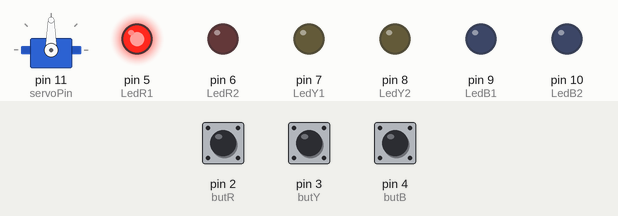
Recording of a sketch running on a simulated Arduino Uno, built with avr-gcc and run on an emulated ATmega328P. Shown: servo, output pins drawn as LEDs (lit = HIGH). The inputs (shaded band) are chosen by the test bench; at power-on: pin 2 (butR) LOW, pin 3 (butY) LOW, pin 4 (butB) LOW.

Above: at 1.8 s.
1.9 s: pin 2 (butR) pulled HIGH for 0.15 s
At 2.2 s:
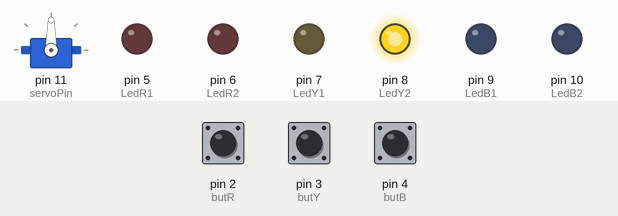
3.5 s: pin 3 (butY) pulled HIGH for 0.15 s
At 4.6 s:
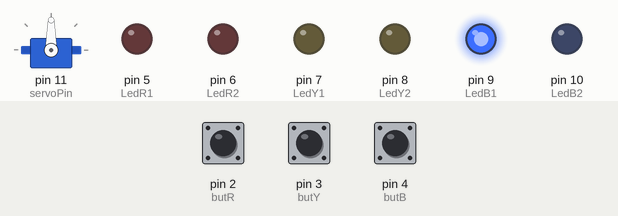
5.1 s: pin 4 (butB) pulled HIGH for 0.15 s
At 5.8 s:
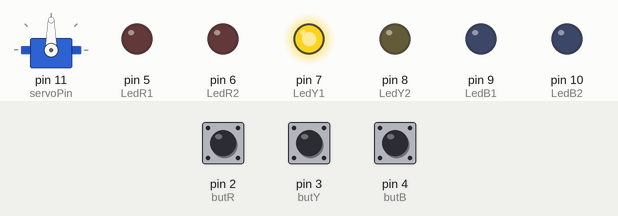
6.7 s: pin 3 (butY) pulled HIGH for 1 s
At 7.0 s:
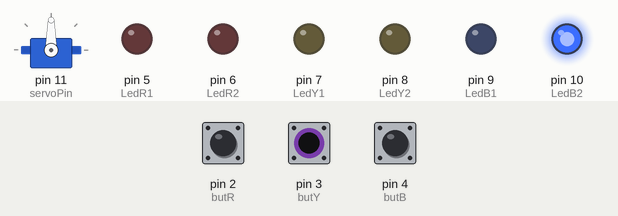
9.2 s: pin 4 (butB) pulled HIGH for 1 s
At 10.1 s:
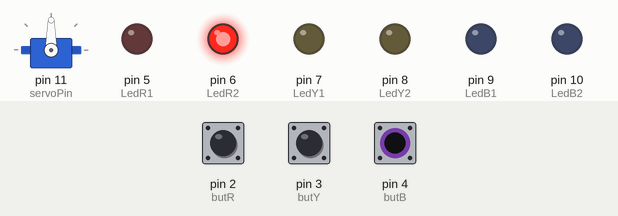
11.7 s: pin 2 (butR) pulled HIGH for 1 s
At 12.0 s:
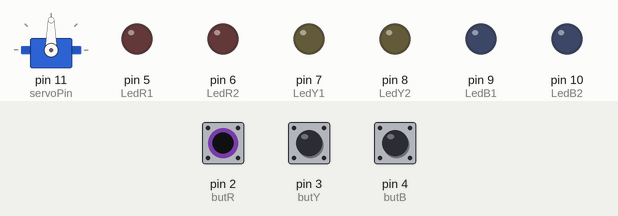
Timing chart, 0 to 18.2 s (numbered marks = the images above; inputs shaded):
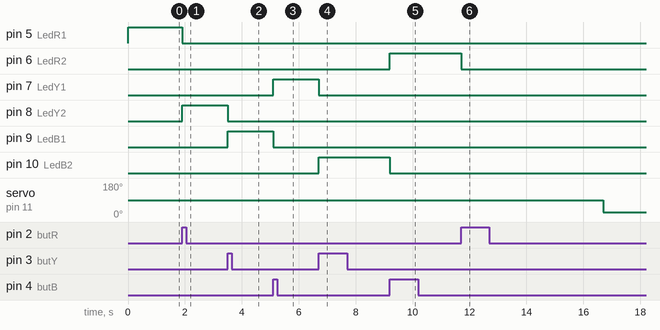

The sketch:

child_main.ino
```cpp
#include <Servo.h>
int butR     = 2;
int butY     = 3;
int butB     = 4;
int LedR1    = 5;
int LedR2    = 6;
int LedY1    = 7;
int LedY2    = 8;
int LedB1    = 9;
int LedB2    = 10;
int servoPin = 11;
int mark     = 0;
int condR       =0;
int condY       =0;
int condB       =0;
Servo servo;
int servoAngle  =0;

void setup() {
  // put your setup code here, to run once:
  servo.attach(servoPin);
  pinMode(LedR1, OUTPUT);
  pinMode(LedR2, OUTPUT);
  pinMode(LedY1, OUTPUT);
  pinMode(LedY2, OUTPUT);
  pinMode(LedB1, OUTPUT);
  pinMode(LedB2, OUTPUT);
  pinMode(butR,  INPUT);
  pinMode(butY,  INPUT);
  pinMode(butB,  INPUT);
Serial.begin(9600);
}

void Reward()
{
    servo.write(25);
    delay(3000);
    servo.write(90);


}

void Answer()
{
  delay(1000);
  condR = (digitalRead(LedR1) == 1) || (digitalRead(LedR2) == 1) ;
  condY = (digitalRead(LedY1) == 1) || (digitalRead(LedY2) == 1) ;
  condB = (digitalRead(LedB1) == 1) || (digitalRead(LedB2) == 1) ;

  while ( condR == 1 )
    {
    if ( digitalRead(butR) )
    {
      mark = mark +1;
      condR = 0;
    }

    else if ( digitalRead(butY) )
    {
      mark = mark -1;
      //condR = 0;
    }

    else if ( digitalRead(butB) )
    {
      mark = mark -1;
      //condR = 0;
    }
  }

   while ( condY == 1 )
  {
    if ( digitalRead(butR) )
    {
      mark = mark -1;
      //condY = 0;
    }

    else if ( digitalRead(butY) )
    {
      mark = mark +1;
      condY = 0;
    }

    else if ( digitalRead(butB) )
    {
      mark = mark -1;
      //condY = 0;
    }
  }

   while ( condB == 1 )
  {
    if ( digitalRead(butR) )
    {
      mark = mark -1;
      //condB = 0;
    }

    else if ( digitalRead(butY) )
    {
      mark = mark -1;
      //condB = 0;
    }

    else if ( digitalRead(butB) )
    {
      mark = mark +1;
      condB = 0;
    }
  }

}

void loop() {

  servo.write(90);
  digitalWrite(LedR1, HIGH);
  Answer();
  digitalWrite(LedR1, LOW);

  digitalWrite(LedY2, HIGH);
  Answer();
  digitalWrite(LedY2, LOW);

  digitalWrite(LedB1, HIGH);
  Answer();
  digitalWrite(LedB1, LOW);

  digitalWrite(LedY1, HIGH);
  Answer();
  digitalWrite(LedY1, LOW);

  digitalWrite(LedB2, HIGH);
  Answer();
  digitalWrite(LedB2, LOW);

  digitalWrite(LedR2, HIGH);
  Answer();
  digitalWrite(LedR2, LOW);

  delay (5000);

  Reward();


}
```

Measured:
- after the input at 1.9 s, pin 5 (LedR1): HIGH → LOW at once; pin 8 (LedY2): LOW → HIGH at once
- after the input at 3.5 s, pin 8 (LedY2): HIGH → LOW at once; pin 9 (LedB1): LOW → HIGH at once
- after the input at 5.1 s, pin 7 (LedY1): LOW → HIGH at once; pin 9 (LedB1): HIGH → LOW at once
- after the input at 6.7 s, pin 7 (LedY1): HIGH → LOW at once; pin 10 (LedB2): LOW → HIGH at once
- after the input at 9.2 s, pin 6 (LedR2): LOW → HIGH at once; pin 10 (LedB2): HIGH → LOW at once
- after the input at 11.7 s, pin 6 (LedR2): HIGH → LOW at once; servo on pin 11 (servoPin): 90° → 25° after 5.0 s
